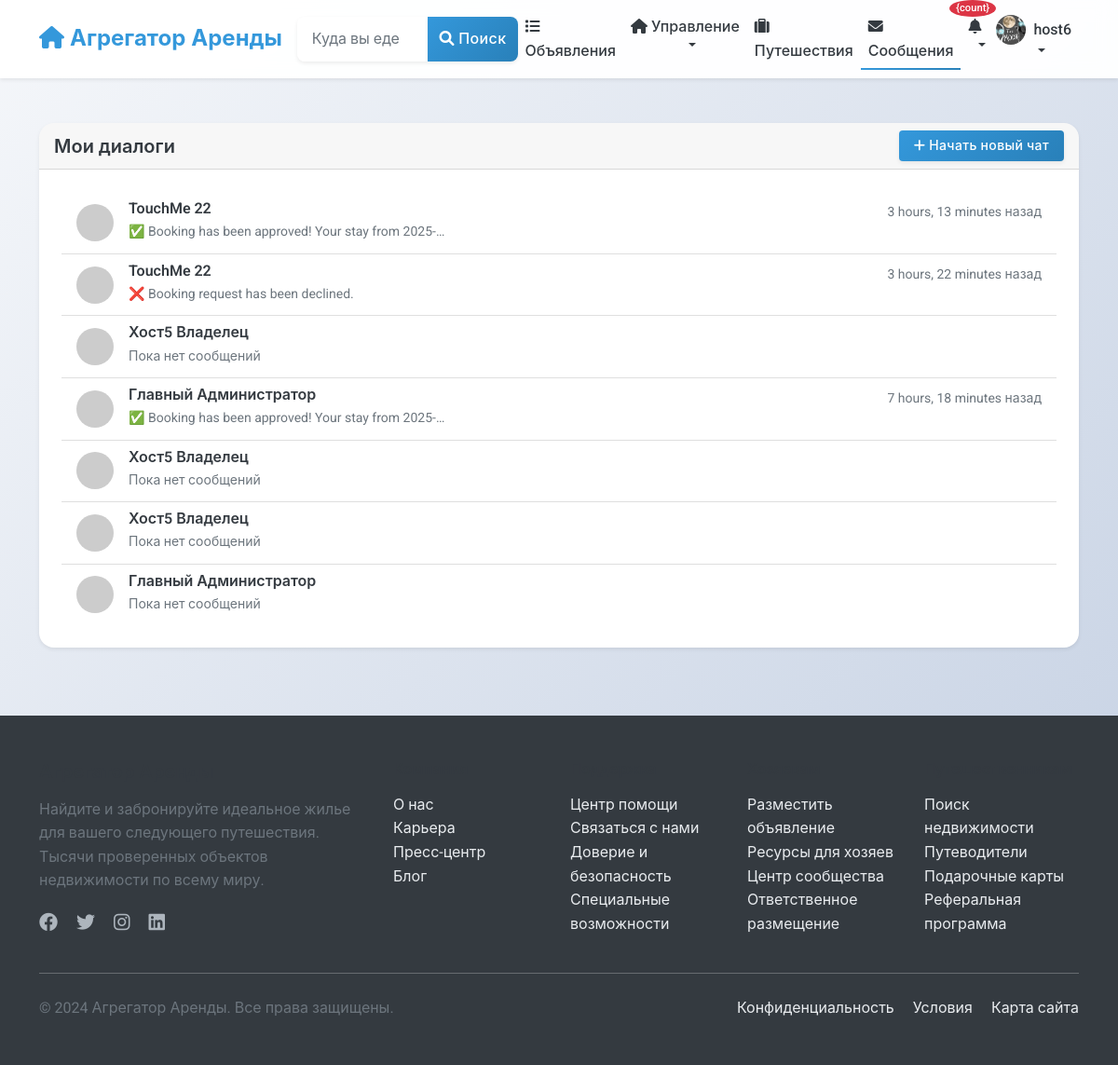
The app's page /chat/ (signed in) with its own data.
### users/models.py (models this page shows, shortened)
class User(AbstractUser):
    phone_number = models.CharField(_("Phone number"), max_length=20, blank=True)
    profile_picture = models.ImageField(_("Profile picture"), upload_to='profile_pictures/', blank=True, null=True)
    bio = models.TextField(_("Bio"), blank=True)
    is_phone_verified = models.BooleanField(_("Phone verified"), default=False)
    is_id_verified = models.BooleanField(_("ID verified"), default=False)
    is_host = models.BooleanField(_("Is host"), default=False)
    is_guest = models.BooleanField(_("Is guest"), default=True)
    ROLE_CHOICES = [
        ('user', _('Regular User')),
        ('host', _('Host')),
        ('moderator', _('Moderator')),
        ('admin', _('Administrator')),
    ]
    role = models.CharField(_("Role"), max_length=20, choices=ROLE_CHOICES, default='user')
    email_notifications = models.BooleanField(_("Email notifications"), default=True)
    sms_notifications = models.BooleanField(_("SMS notifications"), default=False)
    date_joined = models.DateTimeField(_("Date joined"), auto_now_add=True)
    last_updated = models.DateTimeField(_("Last updated"), auto_now=True)
    class Meta:
        verbose_name = _("User")
        verbose_name_plural = _("Users")

### chat/models.py (models this page shows, shortened)
class Conversation(models.Model):
    participants = models.ManyToManyField(
        settings.AUTH_USER_MODEL,
        related_name='conversations',
        verbose_name=_("Participants")
    )
    created_at = models.DateTimeField(_("Created at"), auto_now_add=True)
    updated_at = models.DateTimeField(_("Updated at"), auto_now=True)
    listing = models.ForeignKey(
        'listings.Listing',
        on_delete=models.SET_NULL,
        related_name='conversations',
        null=True,
        blank=True,
        verbose_name=_("Related Listing")
    )
    booking = models.ForeignKey(
        'listings.Booking',
        on_delete=models.SET_NULL,
        related_name='conversations',
        null=True,
        blank=True,
        verbose_name=_("Related Booking")
    )
    class Meta:
        verbose_name = _("Conversation")
        verbose_name_plural = _("Conversations")
        ordering = ['-updated_at']
    @property
    def last_message(self):
        return self.messages.order_by('-created_at').first()
    def get_other_participant(self, user=None):
        if user:
            return self.participants.exclude(id=user.id).first()
        return self.participants.first()
    def get_unread_count(self, user=None):
        if user:
            return self.messages.filter(is_read=False).exclude(sender=user).count()
        return 0

class Message(models.Model):
    conversation = models.ForeignKey(
        Conversation,
        on_delete=models.CASCADE,
        related_name='messages',
        verbose_name=_("Conversation")
    )
    sender = models.ForeignKey(
        settings.AUTH_USER_MODEL,
        on_delete=models.CASCADE,
        related_name='sent_messages',
        verbose_name=_("Sender")
    )
    content = models.TextField(_("Message"))
    created_at = models.DateTimeField(_("Created at"), auto_now_add=True)
    is_read = models.BooleanField(_("Is read"), default=False)
    class Meta:
        verbose_name = _("Message")
        verbose_name_plural = _("Messages")
        ordering = ['created_at']

### chat/views.py (the view)
# urls.py: path('', views.conversation_list, name='conversation_list'),
@login_required
def conversation_list(request):
    conversations = Conversation.objects.filter(
        participants=request.user
    ).select_related('listing', 'booking').prefetch_related('participants')
    conversations_with_data = []
    for conversation in conversations:
        conversation.unread_count = conversation.get_unread_count(request.user)
        conversation.other_user = conversation.get_other_participant(request.user)
        conversations_with_data.append(conversation)
    return render(request, 'chat/conversation_list.html', {
        'conversations': conversations_with_data
    })

### chat/templates/chat/conversation_list.html (shortened to what this page needs)
    {% extends 'base.html' %}
    {% load static %}
    {% block content %}
    <div class="container mt-4">
        <div class="row">
            <div class="col-12">
                <div class="card">
                    <div class="card-header d-flex justify-content-between align-items-center">
                        <h5 class="mb-0">Мои диалоги</h5>
                        <a href="{% url 'chat:start_conversation' %}" class="btn btn-primary btn-sm">
                            <i class="fas fa-plus me-1"></i>Начать новый чат
                        </a>
                    </div>
                    <div class="card-body">
                        {% if conversations %}
                            <div class="list-group list-group-flush">
                                {% for conversation in conversations %}
                                    <a href="{% url 'chat:conversation_detail' conversation.pk %}"
                                       class="list-group-item list-group-item-action">
                                        <div class="d-flex w-100 justify-content-between">
                                            <div class="d-flex align-items-center">
                                                <div class="me-3">
                                                    {% with other_user=conversation.other_user %}
                                                        {% if other_user %}
                                                            <img src="https://ui-avatars.com/api/?name={{ other_user.get_full_name|default:other_user.username }}&background=007bff&color=fff"
                                                                 class="rounded-circle" width="40" height="40" alt="Аватар">
                                                        {% endif %}
                                                    {% endwith %}
                                                </div>
                                                <div>
                                                    <h6 class="mb-1">
                                                        {% with other_user=conversation.other_user %}
                                                            {% if other_user %}
                                                                {{ other_user.get_full_name|default:other_user.username }}
                                                            {% else %}
                                                                Неизвестный пользователь
                                                            {% endif %}
                                                        {% endwith %}
                                                    </h6>
                                                    {% if conversation.last_message %}
                                                        <p class="mb-1 text-muted small">{{ conversation.last_message.content|truncatechars:50 }}</p>
                                                    {% else %}
                                                        <p class="mb-1 text-muted small">Пока нет сообщений</p>
                                                    {% endif %}
                                                </div>
                                            </div>
                                            <div class="text-end">
                                                {% if conversation.last_message %}
                                                    <small class="text-muted">{{ conversation.last_message.created_at|timesince }} назад</small>
                                                {% endif %}
                                            </div>
                                        </div>
                                    </a>
                                {% endfor %}
                            </div>
                        {% endif %}
                    </div>
                </div>
            </div>
        </div>
    </div>
    {% endblock %}

### templates/includes/navbar.html (shortened to what this page needs)
<nav class="navbar navbar-expand-lg navbar-light bg-white shadow-sm">
    <div class="container">
        <a class="navbar-brand" href="{% url 'listings:listing_list' %}">
            <i class="fas fa-home"></i> Агрегатор Аренды
        </a>
        <div class="collapse navbar-collapse" id="navbarSupportedContent">
            <form class="d-flex mx-auto my-2 my-lg-0" action="{% url 'listings:listing_list' %}" method="get">
                <div class="input-group">
                    <input class="form-control" type="search" name="location" placeholder="Куда вы едете?"
                           aria-label="Search" value="{{ request.GET.location|default:'' }}">
                    <button class="btn btn-primary" type="submit">
                        <i class="fas fa-search"></i> Поиск
                    </button>
                </div>
            </form>
            <ul class="navbar-nav ms-auto mb-2 mb-lg-0">
                <li class="nav-item">
                    <a class="nav-link {% if request.resolver_match.url_name == 'listing_list' %}active{% endif %}"
                       href="{% url 'listings:listing_list' %}">
                        <i class="fas fa-list"></i> Объявления
                    </a>
                </li>
                {% if user.is_authenticated %}
                    {% if user.is_host %}
                    <li class="nav-item dropdown">
                        <a class="nav-link dropdown-toggle" href="#" id="hostDropdown" role="button"
                           data-bs-toggle="dropdown" aria-expanded="false">
                            <i class="fas fa-home"></i> Управление
                        </a>
                    </li>
                    {% else %}
                    <li class="nav-item">
                        <a class="nav-link" href="{% url 'listings:listing_create' %}">
                            <i class="fas fa-plus"></i> Подать объявление
                        </a>
                    </li>
                    {% endif %}
                    <li class="nav-item">
                        <a class="nav-link {% if request.resolver_match.url_name == 'user_bookings' %}active{% endif %}"
                           href="{% url 'listings:user_bookings' %}">
                            <i class="fas fa-suitcase"></i> Путешествия
                        </a>
                    </li>
                    <li class="nav-item">
                        <a class="nav-link position-relative {% if 'chat' in request.path %}active{% endif %}"
                           href="{% url 'chat:conversation_list' %}">
                            <i class="fas fa-envelope"></i> Сообщения
                        </a>
                    </li>
                    <li class="nav-item dropdown">
                        <a class="nav-link dropdown-toggle position-relative" href="#" id="notificationDropdown"
                           role="button" data-bs-toggle="dropdown" aria-expanded="false"
                           onclick="loadNotifications()"
                           data-bs-auto-close="outside">
                            <i class="fas fa-bell"></i>
                            <span class="position-absolute"
                                  id="notification-badge-container"
                                  style="top: -8px; right: -8px; z-index: 1000;"
                                  hx-get="{% url 'notifications:get_unread_count' %}"
                                  hx-trigger="load, every 30s"
                                  hx-swap="innerHTML">
                                {% load notify_tags %}
                                {% notification_count as count %}
                                {% if count > 0 %}
                                <span class="badge bg-danger" id="notification-badge" style="font-size: 0.7rem; min-width: 18px; height: 18px; border-radius: 50%; display: flex; align-items: center; justify-content: center;">{count}</span>
                                {% endif %}
                            </span>
                        </a>
                    </li>
                    <li class="nav-item dropdown">
                        <a class="nav-link dropdown-toggle d-flex align-items-center" href="#" id="userDropdown" role="button"
                           data-bs-toggle="dropdown" aria-expanded="false">
                            {% if user.profile_picture %}
                                <img src="{{ user.profile_picture.url }}" alt="{{ user.username }}" class="rounded-circle me-2" width="32" height="32" style="object-fit: cover;">
                            {% else %}
                                <i class="fas fa-user-circle fa-lg me-2"></i>
                            {% endif %}
                            {{ user.username }}
                        </a>
                    </li>
                {% endif %}
            </ul>
        </div>
    </div>
</nav>

### records on screen
User: profile_picture (picture), username "host6"
Conversation: other_user.get_full_name "TouchMe 22", last_message.content "✅ Booking has been approved! Your stay from 2025-…", last_message.created_at "3 hours, 13 minutes"
Conversation: other_user.get_full_name "TouchMe 22", last_message.content "❌ Booking request has been declined.", last_message.created_at "3 hours, 22 minutes"
Conversation: other_user.get_full_name "Хост5 Владелец", shows "Пока нет сообщений"
Conversation: other_user.get_full_name "Главный Администратор", last_message.content "✅ Booking has been approved! Your stay from 2025-…", last_message.created_at "7 hours, 18 minutes"
Conversation: other_user.get_full_name "Хост5 Владелец", shows "Пока нет сообщений"
Conversation: other_user.get_full_name "Хост5 Владелец", shows "Пока нет сообщений"
Conversation: other_user.get_full_name "Главный Администратор", shows "Пока нет сообщений"
